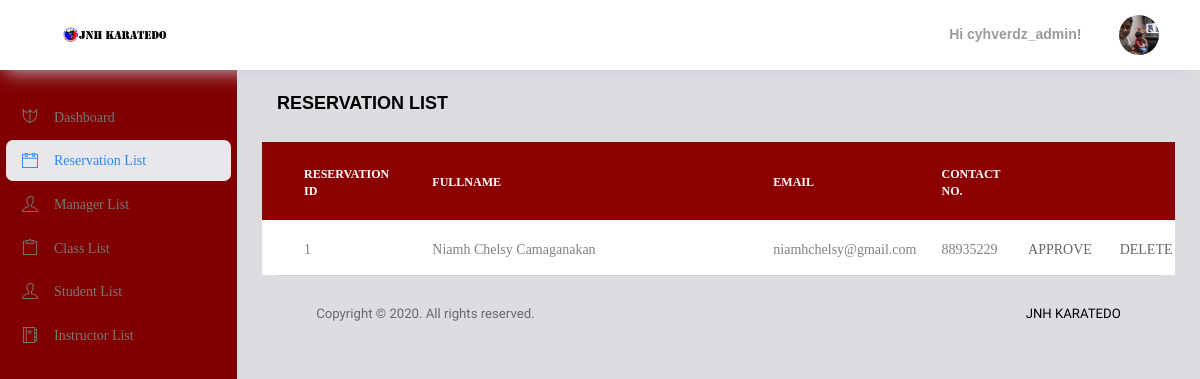
Screenshot of /adminreserve.php (signed in) with the database file from the repository.
### tables this page shows
CREATE TABLE `tblreservation` (
  `Reservation_Id` int(10) NOT NULL AUTO_INCREMENT,
  `Name` varchar(50) NOT NULL,
  `Email` varchar(50) NOT NULL,
  `Contact_No` int(20) NOT NULL,
  PRIMARY KEY (`Reservation_Id`)
);

### adminreserve.php (the view, shortened to what this page needs)
<!DOCTYPE html>
<html lang="en">
<head>
  <link rel="stylesheet" href="vendors/ti-icons/css/themify-icons.css">
  <link rel="stylesheet" href="vendors/base/vendor.bundle.base.css">
  <link rel="stylesheet" href="css/style.css">
</head>
<body>
 <?php include'_navbar.php';?>
      <div class="main-panel">
        <div class="content-wrapper">
          <div class="row">
            <div class="col-md-12 grid-margin">
              <div class="d-flex justify-content-between align-items-center">
                <div>
                  <h4 class="font-weight-bold mb-0">RESERVATION LIST</h4>
                </div>
              </div>
            </div>
          </div>
          <div class="row">
   <?php
require_once('connection.php');
$query = 'SELECT * FROM tblreservation';
$result = mysqli_query($con,$query);
if(mysqli_num_rows($result) > 0){
?>
                <div class="table100 ver5 m-b-110">
                    <table data-vertable="ver5">
                        <thead>
                            <tr class="row100 head">
                                <th class="column100 column1" data-column="column1">Reservation Id</th>
                                <th class="column100 column2" data-column="column2">Fullname</th>
                                <th class="column100 column3" data-column="column3">Email</th>
                                <th class="column100 column4" data-column="column4">Contact No.</th>
                                <th class="column100 column5" data-column="column5"></th>
                                <th class="column100 column6" data-column="column6"></th>
                            </tr>
                        </thead>
                        <tbody>
    <?php
    while($rows=mysqli_fetch_assoc($result)){
    ?>
            <tr class="row100">
                <td class="column100 column1" data-column="column1"><?php echo $rows["Reservation_Id"] ?></td>
                <td class="column100 column2" data-column="column2"><?php echo $rows["Name"]?></td>
                <td class="column100 column3" data-column="column3"><?php echo $rows["Email"]?></td>
                <td class="column100 column4" data-column="column4"><?php echo $rows["Contact_No"]?></td>
                <td class="column100 column5" data-column="column5"><center><a href="add.php?appr=<?php echo $rows['Reservation_Id']?>&student=true&add=true;">APPROVE</a></center></td>
                <td class="column100 column6" data-column="column6"><center><a href="process.php?delr=<?php echo $rows['ReserveId']?>">DELETE</a></center></td>
            </tr>
    <?php } ?>
              </tbody>
                    </table>
                </div>
<?php }else {
    echo "No Record Found!!";
}
?>
          </div>
<?php include'_footer.php'; ?>
      </div>
    </div>
  </div>
</body>
</html>

### rows the page displays
tblreservation: Reservation_Id "1", Name "Niamh Chelsy Camaganakan", Email "niamhchelsy@gmail.com", Contact_No "88935229"

### other values shown
$_SESSION['username'] "cyhverdz_admin"
